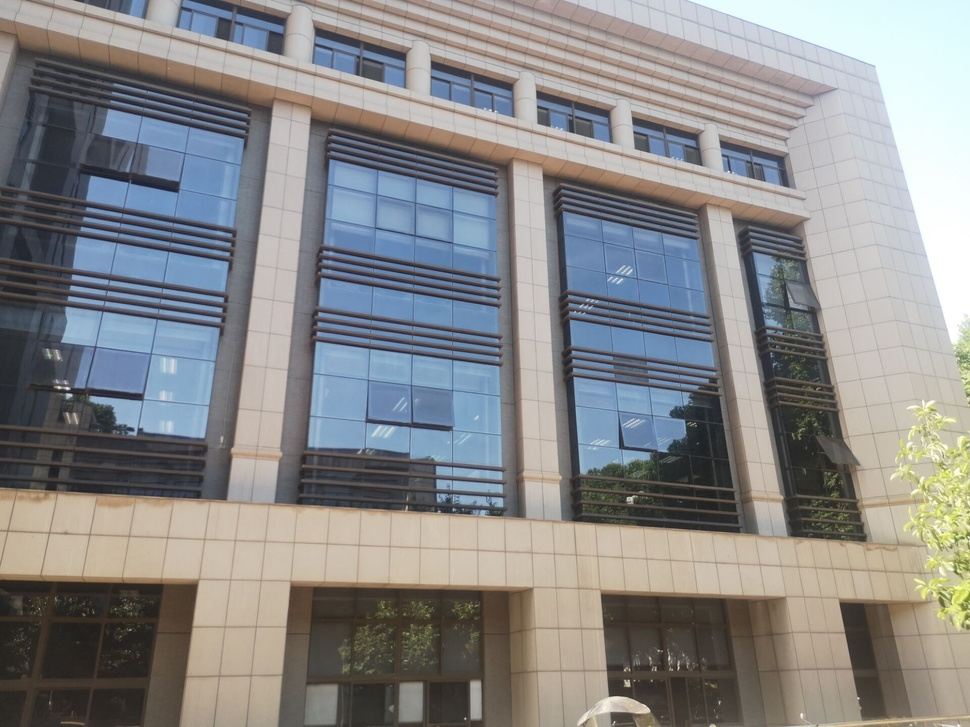
#> input picture mission2/zhu_2.jpg, 970 x 727 px, shrunk from 1920 x 1440 before the run
$ python get_point.py
#> lines starting #> are read from the running program, lines starting #| are printed output that depends on the picture
# showPixelValue.py
import json

import cv2
import numpy as np

ALL_POINTS = 8
points_pointer = 0


def getMousePos(img):
    points_set = []
    global points_pointer
    points_pointer = 0
    def onmouse(event, x, y, flags, param):
        cv2.imshow("img", img)
        global points_pointer
        # if event==cv2.EVENT_MOUSEMOVE:
        # print(img[y,x], " pos: ", x, " x ", y)
        # 双击左键，显示鼠标位置
        if event == cv2.EVENT_LBUTTONDOWN:
            strtext = str(points_pointer + 1)
            cv2.circle(img, (x, y), 2, (0, 0, 255), -1)
            cv2.putText(img, strtext, (x + 2, y + 15),
                        cv2.FONT_HERSHEY_SIMPLEX,
                        1, (0, 0, 200), 1)
            points_set.append((x,y))
            if len(points_set) == 8:
                 with open('point2.json','w') as f:
                     json.dump(points_set,f)
            return

    cv2.namedWindow("img", cv2.WINDOW_NORMAL)

    print(img.shape)

    cv2.setMouseCallback("img", onmouse)
    if (cv2.waitKey() & 0xFF == 27):  # 按下‘q'键，退出
        return points_set
        cv2.destroyAllWindows()


def showPixelValue(imgName):
    img = cv2.imread(imgName)

    def onmouse(event, x, y, flags, param):
        if event == cv2.EVENT_MOUSEMOVE:
            print(img[y, x])

    cv2.namedWindow("img")
    cv2.setMouseCallback("img", onmouse)
    cv2.imshow("img", img)
    if cv2.waitKey() == ord('q'):  # 按下‘q'键，退出
        cv2.destroyAllWindows()


if __name__ == '__main__':
    arg1 = 'zhu_2.jpg'
    img1 = cv2.imread(arg1,0)
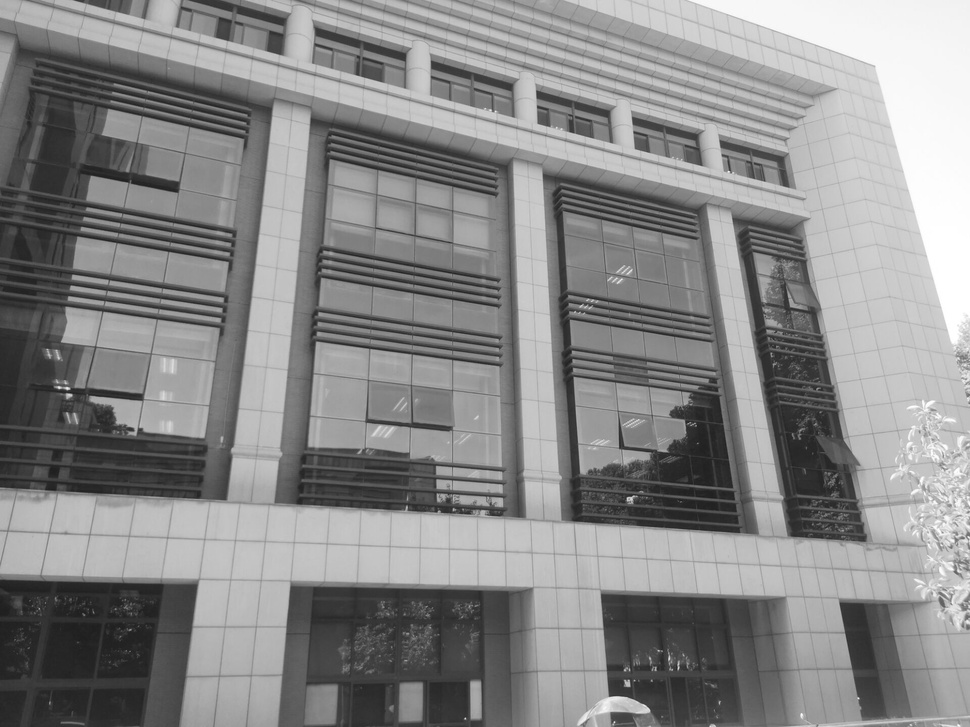
#> img1: shape (727, 970); min 28, max 255, mean 136
    pts = getMousePos(img1)
#| (727, 970)
#> (key q is pressed here)
    print(pts)
#| None

$ run again, with mission2/zhu_1.jpg copied over mission2/zhu_2.jpg
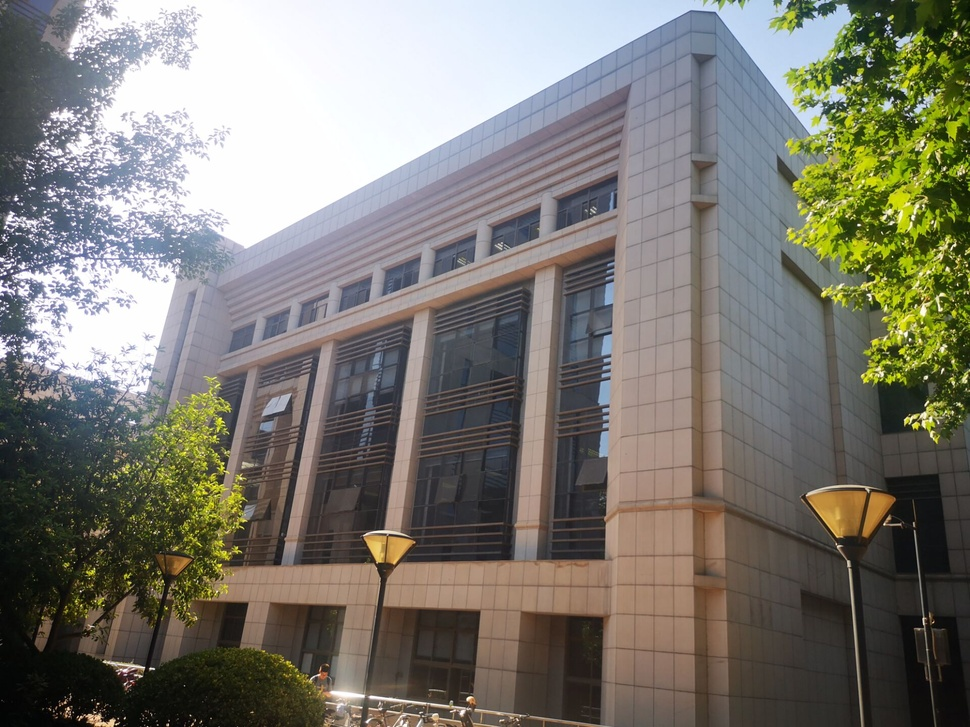
#> input picture mission2/zhu_1.jpg, 970 x 727 px, shrunk from 1920 x 1440 before the run
#> `img1 = cv2.imread(arg1,0)`:
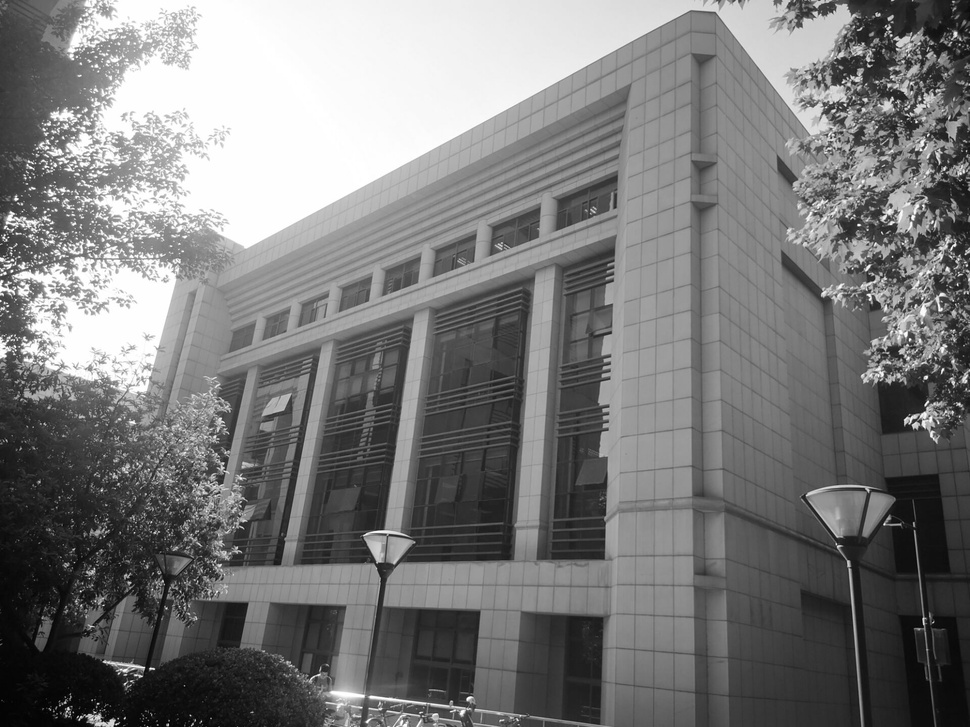
#> img1: shape (727, 970); min 0, max 255, mean 121.2
#| (727, 970)
#| None
